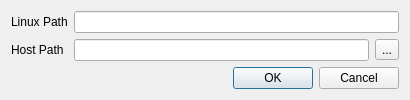
<?xml version="1.0" encoding="UTF-8"?>
<ui version="4.0">
 <class>PathMappingDialog</class>
 <widget class="QDialog" name="PathMappingDialog">
  <property name="geometry">
   <rect>
    <x>0</x>
    <y>0</y>
    <width>410</width>
    <height>98</height>
   </rect>
  </property>
  <property name="windowTitle">
   <string>Dialog</string>
  </property>
  <layout class="QVBoxLayout" name="verticalLayout">
   <item>
    <layout class="QFormLayout" name="formLayout">
     <item row="0" column="0">
      <widget class="QLabel" name="label">
       <property name="text">
        <string>Linux Path</string>
       </property>
      </widget>
     </item>
     <item row="0" column="1">
      <widget class="QLineEdit" name="linuxPath"/>
     </item>
     <item row="1" column="0">
      <widget class="QLabel" name="label_2">
       <property name="text">
        <string>Host Path</string>
       </property>
      </widget>
     </item>
     <item row="1" column="1">
      <layout class="QHBoxLayout" name="horizontalLayout">
       <item>
        <widget class="QLineEdit" name="hostPath"/>
       </item>
       <item>
        <widget class="QToolButton" name="edit">
         <property name="text">
          <string>...</string>
         </property>
        </widget>
       </item>
      </layout>
     </item>
    </layout>
   </item>
   <item>
    <widget class="QDialogButtonBox" name="buttonBox">
     <property name="orientation">
      <enum>Qt::Horizontal</enum>
     </property>
     <property name="standardButtons">
      <set>QDialogButtonBox::Cancel|QDialogButtonBox::Ok</set>
     </property>
    </widget>
   </item>
  </layout>
 </widget>
 <resources/>
 <connections>
  <connection>
   <sender>buttonBox</sender>
   <signal>accepted()</signal>
   <receiver>PathMappingDialog</receiver>
   <slot>accept()</slot>
   <hints>
    <hint type="sourcelabel">
     <x>248</x>
     <y>254</y>
    </hint>
    <hint type="destinationlabel">
     <x>157</x>
     <y>274</y>
    </hint>
   </hints>
  </connection>
  <connection>
   <sender>buttonBox</sender>
   <signal>rejected()</signal>
   <receiver>PathMappingDialog</receiver>
   <slot>reject()</slot>
   <hints>
    <hint type="sourcelabel">
     <x>316</x>
     <y>260</y>
    </hint>
    <hint type="destinationlabel">
     <x>286</x>
     <y>274</y>
    </hint>
   </hints>
  </connection>
 </connections>
</ui>
